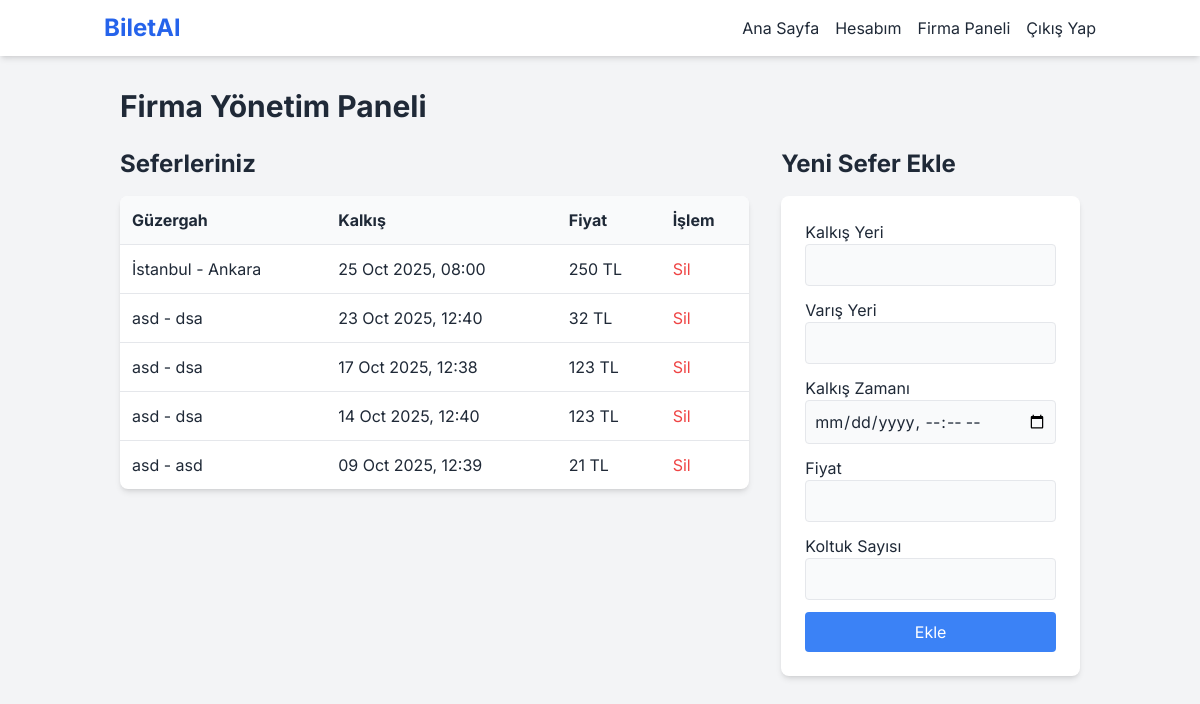
Before: /firmaadmin/index.php (signed in) with the older database file.
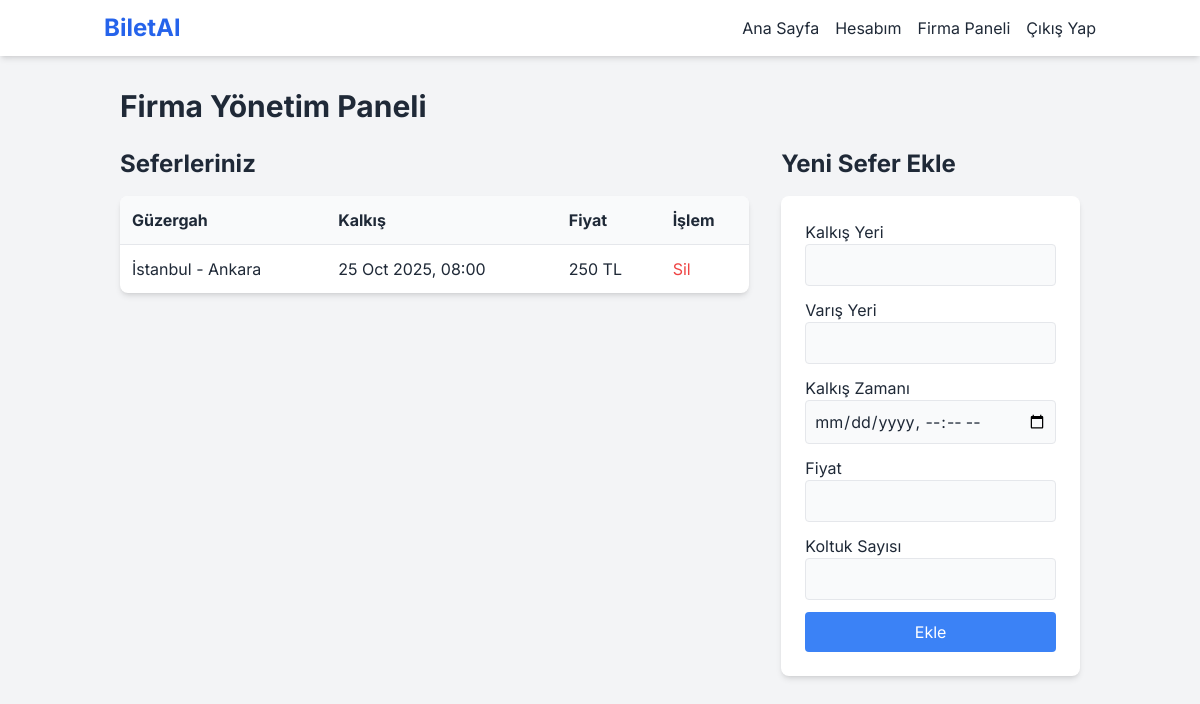
After: the same page with the newer database file.
### tables this page shows
CREATE TABLE trips (
                id INTEGER PRIMARY KEY AUTOINCREMENT, company_id INTEGER NOT NULL, departure_location TEXT NOT NULL,
                arrival_location TEXT NOT NULL, departure_time TEXT NOT NULL, price REAL NOT NULL,
                seat_count INTEGER NOT NULL, FOREIGN KEY (company_id) REFERENCES companies(id)
            );

### helpers.php (called while the page is built, shortened)
<?php
function is_logged_in() {
    return isset($_SESSION['user_id']);
}

### firmaadmin/index.php (the view, shortened to what this page needs)
<?php
require_once '../config.php';
require_once '../helpers.php';
$company_id = $_SESSION['company_id'];
$stmt = $pdo->prepare("SELECT * FROM trips WHERE company_id = ? ORDER BY departure_time DESC");
$stmt->execute([$company_id]);
$trips = $stmt->fetchAll();
include '../header.php';
?>
<h1 class="text-3xl font-bold mb-6">Firma Yönetim Paneli</h1>
 <div class="grid grid-cols-1 md:grid-cols-3 gap-8">
    <div class="md:col-span-2">
        <h2 class="text-2xl font-bold mb-4">Seferleriniz</h2>
         <div class="bg-white rounded-lg shadow-md overflow-x-auto">
            <table class="w-full text-left">
                <thead class="bg-gray-50">
                    <tr>
                        <th class="p-3">Güzergah</th>
                        <th class="p-3">Kalkış</th>
                        <th class="p-3">Fiyat</th>
                        <th class="p-3">İşlem</th>
                    </tr>
                </thead>
                <tbody>
                <?php if (empty($trips)): ?>
                    <tr><td colspan="4" class="p-3 text-center">Henüz seferiniz bulunmuyor.</td></tr>
                <?php else: ?>
                    <?php foreach($trips as $trip): ?>
                    <tr class="border-t">
                        <td class="p-3"><?php echo htmlspecialchars($trip['departure_location']); ?> - <?php echo htmlspecialchars($trip['arrival_location']); ?></td>
                        <td class="p-3"><?php echo date('d M Y, H:i', strtotime($trip['departure_time'])); ?></td>
                        <td class="p-3"><?php echo $trip['price']; ?> TL</td>
                        <td class="p-3">
                            <form action="../actions.php?action=delete_trip" method="POST" onsubmit="return confirm('Bu seferi silmek istediğinize emin misiniz?');">
                                <button type="submit" class="text-red-500 hover:underline">Sil</button>
                            </form>
                        </td>
                    </tr>
                    <?php endforeach; ?>
                <?php endif; ?>
                </tbody>
            </table>
         </div>
    </div>
    <div>
         <h2 class="text-2xl font-bold mb-4">Yeni Sefer Ekle</h2>
         <div class="bg-white rounded-lg shadow-md p-6">
            <form action="../actions.php?action=add_trip" method="POST">
                <div class="mb-3"><label class="block">Kalkış Yeri</label><input type="text" name="departure_location" required class="w-full p-2 border rounded bg-gray-50"></div>
                <div class="mb-3"><label class="block">Varış Yeri</label><input type="text" name="arrival_location" required class="w-full p-2 border rounded bg-gray-50"></div>
                <div class="mb-3"><label class="block">Kalkış Zamanı</label><input type="datetime-local" name="departure_time" required class="w-full p-2 border rounded bg-gray-50"></div>
                <div class="mb-3"><label class="block">Fiyat</label><input type="number" step="0.01" name="price" required class="w-full p-2 border rounded bg-gray-50"></div>
                <div class="mb-3"><label class="block">Koltuk Sayısı</label><input type="number" name="seat_count" required class="w-full p-2 border rounded bg-gray-50"></div>
                <button type="submit" class="w-full bg-blue-500 text-white p-2 rounded hover:bg-blue-600">Ekle</button>
            </form>
         </div>
    </div>
 </div>
<?php
include '../footer.php';
?>

### header.php (shortened to what this page needs)
<?php
require_once 'helpers.php';
?>
<!DOCTYPE html>
<html lang="tr">
<head>
    <script src="https://cdn.tailwindcss.com"></script>
</head>
<body class="bg-gray-100 text-gray-800">
    <nav class="bg-white shadow-md">
        <div class="container mx-auto px-4 py-3 flex justify-between items-center">
            <a href="index.php" class="text-2xl font-bold text-blue-600">BiletAl</a>
            <div class="flex items-center space-x-4">
                <a href="index.php" class="hover:text-blue-500">Ana Sayfa</a>
                <?php if (is_logged_in()): ?>
                    <a href="hesabim.php" class="hover:text-blue-500">Hesabım</a>
                    <?php if ($_SESSION['role'] === 'Admin'): ?>
                        <a href="admin/" class="hover:text-blue-500">Admin Paneli</a>
                    <?php elseif ($_SESSION['role'] === 'Firma Admin'): ?>
                        <a href="firmaadmin/" class="hover:text-blue-500">Firma Paneli</a>
                    <?php endif; ?>
                    <a href="logout.php" class="hover:text-blue-500">Çıkış Yap</a>
                <?php else: ?>
                    <a href="login.php" class="hover:text-blue-500">Giriş Yap</a>
                    <a href="register.php" class="bg-blue-500 text-white px-3 py-1 rounded hover:bg-blue-600">Kayıt Ol</a>
                <?php endif; ?>
            </div>
        </div>
    </nav>
    <main class="container mx-auto p-4 md:p-8">

### footer.php
    </main>
</body>
</html>

### header.php (style rules this page uses)
body { font-family: 'Inter', sans-serif; }

Changed rows visible on the page:
removed trips: departure_location "asd", arrival_location "dsa", departure_time "23 Oct 2025, 12:40", price "32"
removed trips: departure_location "asd", arrival_location "dsa", departure_time "17 Oct 2025, 12:38", price "123"
removed trips: departure_location "asd", arrival_location "dsa", departure_time "14 Oct 2025, 12:40", price "123"
removed trips: departure_location "asd", arrival_location "asd", departure_time "09 Oct 2025, 12:39", price "21"
